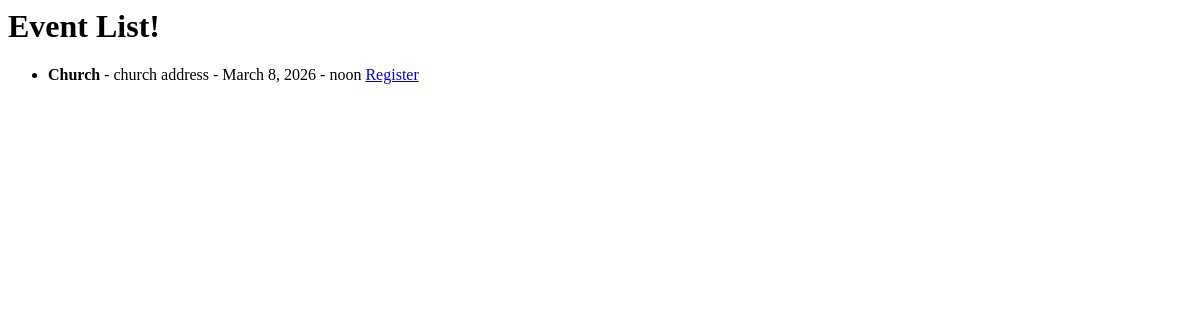
/, run on an earlier commit of the app's database.
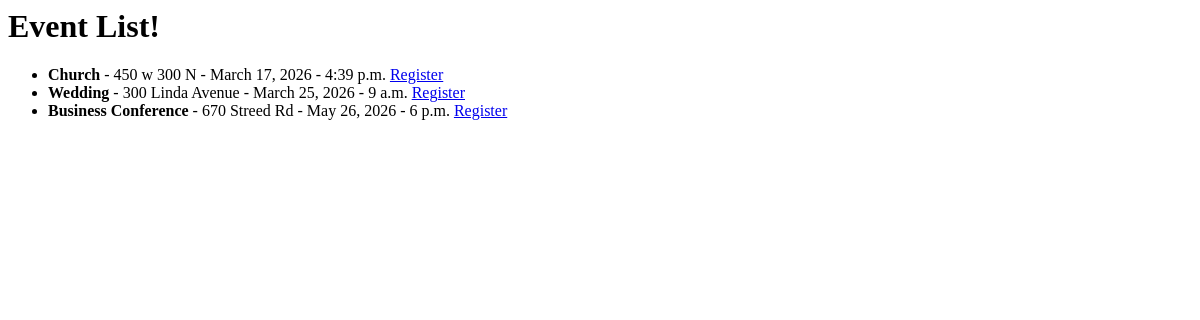
And on a later commit of the database.
### events/models.py (models this page shows, shortened)
class Event(models.Model):
    title = models.CharField(max_length=100)
    location = models.CharField(max_length=100)
    date = models.DateField()
    time = models.TimeField()

### events/views.py (the view)
# urls.py: path('', views.event_list, name='home'),
def event_list(request):
    events = Event.objects.all()
    return render(request, 'event_list.html', {'events': events})

### events/templates/event_list.html
<h1>Event List!</h1>
<ul>
    {% for event in events %}
        <li>
            <strong>{{ event.title }}</strong> - {{ event.location }} - {{ event.date }} - {{ event.time }}
            <a href="{% url 'registration' event.id %}">Register</a>
        </li>
    {% endfor %}
</ul>

What changed in the data, as far as the page shows it:
changed Event "Church": location "church address" → "450 w 300 N"; date "March 8, 2026" → "March 17, 2026"; time "noon" → "4:39 p.m."
added Event: title "Wedding", location "300 Linda Avenue", date "March 25, 2026", time "9 a.m."
added Event: title "Business Conference", location "670 Streed Rd", date "May 26, 2026", time "6 p.m."
